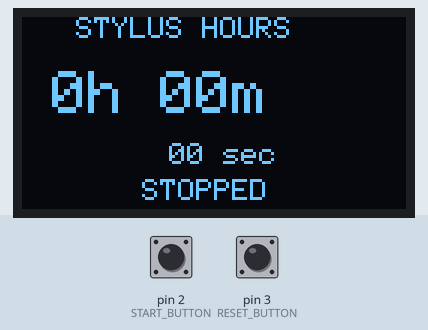
Bench run of a sketch on a simulated Arduino Uno, built with avr-gcc and run on an emulated ATmega328P. Shown: 128×64 one-colour display. The inputs (shaded band) are chosen by the test bench; at power-on: pin 2 (START_BUTTON) HIGH, pin 3 (RESET_BUTTON) HIGH. EEPROM starts erased.

Above: at 2.2 s.
2.3 s: pin 2 (START_BUTTON) pulled LOW for 0.15 s
At 3.1 s:
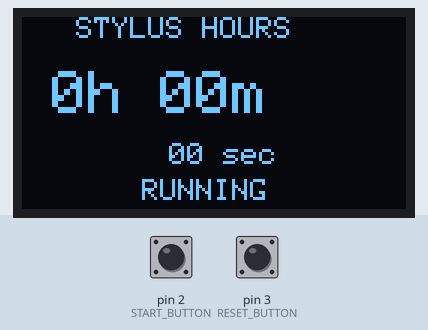
At 4.1 s:
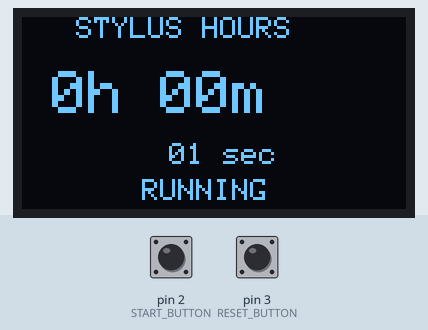
5.4 s: pin 2 (START_BUTTON) pulled LOW for 1 s
At 5.9 s:
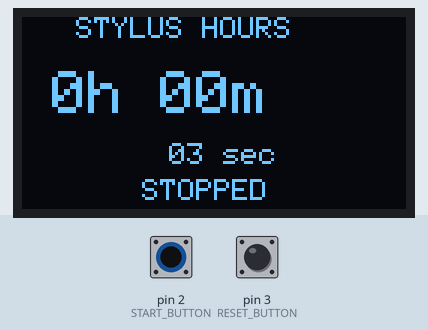
Timing chart, 0 to 8.4 s (numbered marks = the images above; inputs shaded):
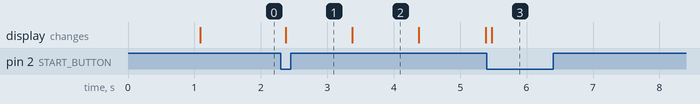

Measured:
- after the input at 2.3 s, the display: changes after 0.07 s (image 1)
- after the input at 5.4 s, the display: changes after 0.07 s (image 3)
- what the display in image 2 shows lasts 1.0 s, from 3.4 s to 4.4 s

The sketch:

TurntableTimer1.0.ino
```cpp
// (licence header left out)
#include <Wire.h>
#include <EEPROM.h>
#include <Adafruit_GFX.h>
#include <Adafruit_SSD1306.h>

#define SCREEN_WIDTH 128
#define SCREEN_HEIGHT 64
#define OLED_ADDRESS 0x3C

#define START_BUTTON 2
#define RESET_BUTTON 3

Adafruit_SSD1306 display(SCREEN_WIDTH, SCREEN_HEIGHT, &Wire, -1);

unsigned long totalSeconds = 0;

unsigned long lastSecondTime = 0;
unsigned long lastSaveTime = 0;

bool timerRunning = false;

bool lastStartButtonState = HIGH;

unsigned long resetPressStart = 0;
bool resetHeld = false;

// Save accumulated time

void saveTime() {
EEPROM.put(0, totalSeconds);
}

// Load accumulated time

void loadTime() {

EEPROM.get(0, totalSeconds);

// Protect against uninitialized EEPROM
if (totalSeconds > 100000000UL) {
totalSeconds = 0;
}
}

// Reset

void resetTimer() {

timerRunning = false;
totalSeconds = 0;

saveTime();
}

// OLED display

void updateDisplay() {

unsigned long hours = totalSeconds / 3600UL;

unsigned int minutes =
(totalSeconds % 3600UL) / 60UL;

unsigned int seconds =
totalSeconds % 60UL;


display.clearDisplay();

display.setTextColor(SSD1306_WHITE);


// Title
display.setTextSize(1);
display.setCursor(18, 0);
display.println("STYLUS HOURS");


// Hours and minutes
display.setTextSize(2);
display.setCursor(10, 18);

display.print(hours);
display.print("h ");

if (minutes < 10) {
display.print("0");
}

display.print(minutes);
display.print("m");


// Seconds
display.setTextSize(1);
display.setCursor(49, 42);

if (seconds < 10) {
display.print("0");
}

display.print(seconds);
display.print(" sec");


// Status
display.setCursor(40, 54);

if (timerRunning) {
display.print("RUNNING");
}
else {
display.print("STOPPED");
}


display.display();
}

// Setup

void setup() {

pinMode(START_BUTTON, INPUT_PULLUP);
pinMode(RESET_BUTTON, INPUT_PULLUP);


if (!display.begin(
SSD1306_SWITCHCAPVCC,
OLED_ADDRESS)) {

while (true) {
// Stop if OLED initialization fails
}
}


loadTime();


display.clearDisplay();
display.setTextColor(SSD1306_WHITE);

display.setTextSize(1);
display.setCursor(20, 22);
display.println("STYLUS TRACKER");

display.setCursor(38, 38);
display.println("Starting...");

display.display();

delay(1000);


lastSecondTime = millis();
lastSaveTime = millis();
}

// Main loop

void loop() {

// START / STOP BUTTON

bool startButtonState =
digitalRead(START_BUTTON);


if (startButtonState == LOW &&
lastStartButtonState == HIGH) {

delay(30);

// Check that button is still pressed
if (digitalRead(START_BUTTON) == LOW) {

timerRunning = !timerRunning;


if (timerRunning) {

// Establish a fresh timing reference when starting.
lastSecondTime = millis();
lastSaveTime = millis();

}
else {

// Save immediately when stopping
saveTime();
}
}
}


lastStartButtonState =
startButtonState;

// Get current time AFTER button handling.
// This is important because the debounce delay above
// means millis() may have advanced.
unsigned long currentTime = millis();

// TIMER

if (timerRunning) {

if (currentTime - lastSecondTime >= 1000UL) {

totalSeconds++;

lastSecondTime += 1000UL;
}


// Save every minute while running
if (currentTime - lastSaveTime >= 60000UL) {

saveTime();

lastSaveTime = currentTime;
}
}


// RESET BUTTON
// Hold for 5 seconds

bool resetButtonState =
digitalRead(RESET_BUTTON);


if (resetButtonState == LOW) {

if (!resetHeld) {

resetPressStart = currentTime;

resetHeld = true;
}


if (currentTime - resetPressStart >= 5000UL) {

resetTimer();

resetHeld = false;


// Reset confirmation screen
display.clearDisplay();

display.setTextColor(SSD1306_WHITE);

display.setTextSize(2);
display.setCursor(26, 20);
display.println("RESET");

display.setTextSize(1);
display.setCursor(33, 45);
display.println("0 HOURS");

display.display();

delay(1000);


// Wait for button release
while (digitalRead(RESET_BUTTON) == LOW) {
delay(10);
}


// Reset timing references after the delay
lastSecondTime = millis();
lastSaveTime = millis();
}
}
else {

resetHeld = false;
}

// OLED

updateDisplay();

delay(20);
}
```
